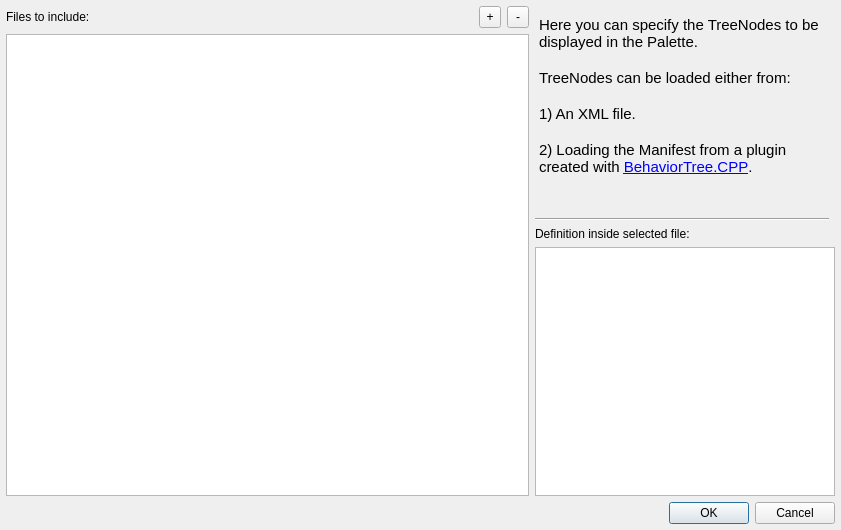
<?xml version="1.0" encoding="UTF-8"?>
<ui version="4.0">
 <class>SettingsDialog</class>
 <widget class="QDialog" name="SettingsDialog">
  <property name="geometry">
   <rect>
    <x>0</x>
    <y>0</y>
    <width>841</width>
    <height>530</height>
   </rect>
  </property>
  <property name="windowTitle">
   <string>Dialog</string>
  </property>
  <layout class="QVBoxLayout" name="verticalLayout_3">
   <property name="leftMargin">
    <number>6</number>
   </property>
   <property name="topMargin">
    <number>6</number>
   </property>
   <property name="rightMargin">
    <number>6</number>
   </property>
   <property name="bottomMargin">
    <number>6</number>
   </property>
   <item>
    <layout class="QHBoxLayout" name="horizontalLayout" stretch="3,0">
     <item>
      <layout class="QVBoxLayout" name="verticalLayout_2">
       <item>
        <layout class="QHBoxLayout" name="horizontalLayout_2">
         <item>
          <widget class="QLabel" name="label_2">
           <property name="text">
            <string>Files to include:</string>
           </property>
          </widget>
         </item>
         <item>
          <spacer name="horizontalSpacer_2">
           <property name="orientation">
            <enum>Qt::Horizontal</enum>
           </property>
           <property name="sizeHint" stdset="0">
            <size>
             <width>40</width>
             <height>20</height>
            </size>
           </property>
          </spacer>
         </item>
         <item>
          <widget class="QToolButton" name="buttonAddFile">
           <property name="minimumSize">
            <size>
             <width>22</width>
             <height>22</height>
            </size>
           </property>
           <property name="maximumSize">
            <size>
             <width>22</width>
             <height>22</height>
            </size>
           </property>
           <property name="focusPolicy">
            <enum>Qt::NoFocus</enum>
           </property>
           <property name="text">
            <string>+</string>
           </property>
          </widget>
         </item>
         <item>
          <widget class="QToolButton" name="buttonRemoveFile">
           <property name="minimumSize">
            <size>
             <width>22</width>
             <height>22</height>
            </size>
           </property>
           <property name="maximumSize">
            <size>
             <width>22</width>
             <height>22</height>
            </size>
           </property>
           <property name="focusPolicy">
            <enum>Qt::NoFocus</enum>
           </property>
           <property name="text">
            <string>-</string>
           </property>
          </widget>
         </item>
        </layout>
       </item>
       <item>
        <widget class="QListWidget" name="listFiles"/>
       </item>
      </layout>
     </item>
     <item>
      <widget class="QFrame" name="frame">
       <property name="minimumSize">
        <size>
         <width>300</width>
         <height>0</height>
        </size>
       </property>
       <property name="maximumSize">
        <size>
         <width>300</width>
         <height>16777215</height>
        </size>
       </property>
       <layout class="QVBoxLayout" name="verticalLayout">
        <property name="leftMargin">
         <number>0</number>
        </property>
        <property name="topMargin">
         <number>6</number>
        </property>
        <property name="rightMargin">
         <number>6</number>
        </property>
        <property name="bottomMargin">
         <number>0</number>
        </property>
        <item>
         <widget class="QTextBrowser" name="textBrowser">
          <property name="sizePolicy">
           <sizepolicy hsizetype="Fixed" vsizetype="Fixed">
            <horstretch>0</horstretch>
            <verstretch>0</verstretch>
           </sizepolicy>
          </property>
          <property name="minimumSize">
           <size>
            <width>300</width>
            <height>200</height>
           </size>
          </property>
          <property name="maximumSize">
           <size>
            <width>300</width>
            <height>200</height>
           </size>
          </property>
          <property name="focusPolicy">
           <enum>Qt::NoFocus</enum>
          </property>
          <property name="styleSheet">
           <string notr="true">background-color: rgba(0, 0, 0, 0);</string>
          </property>
          <property name="frameShape">
           <enum>QFrame::NoFrame</enum>
          </property>
          <property name="frameShadow">
           <enum>QFrame::Plain</enum>
          </property>
          <property name="lineWidth">
           <number>0</number>
          </property>
          <property name="html">
           <string>&lt;!DOCTYPE HTML PUBLIC &quot;-//W3C//DTD HTML 4.0//EN&quot; &quot;http://www.w3.org/TR/REC-html40/strict.dtd&quot;&gt;
&lt;html&gt;&lt;head&gt;&lt;meta name=&quot;qrichtext&quot; content=&quot;1&quot; /&gt;&lt;style type=&quot;text/css&quot;&gt;
p, li { white-space: pre-wrap; }
&lt;/style&gt;&lt;/head&gt;&lt;body style=&quot; font-family:'Ubuntu'; font-size:11pt; font-weight:400; font-style:normal;&quot;&gt;
&lt;p style=&quot; margin-top:0px; margin-bottom:0px; margin-left:0px; margin-right:0px; -qt-block-indent:0; text-indent:0px;&quot;&gt;Here you can specify the TreeNodes to be displayed in the Palette.&lt;/p&gt;
&lt;p style=&quot;-qt-paragraph-type:empty; margin-top:0px; margin-bottom:0px; margin-left:0px; margin-right:0px; -qt-block-indent:0; text-indent:0px;&quot;&gt;&lt;br /&gt;&lt;/p&gt;
&lt;p style=&quot; margin-top:0px; margin-bottom:0px; margin-left:0px; margin-right:0px; -qt-block-indent:0; text-indent:0px;&quot;&gt;TreeNodes can be loaded either from:&lt;/p&gt;
&lt;p style=&quot;-qt-paragraph-type:empty; margin-top:0px; margin-bottom:0px; margin-left:0px; margin-right:0px; -qt-block-indent:0; text-indent:0px;&quot;&gt;&lt;br /&gt;&lt;/p&gt;
&lt;p style=&quot; margin-top:0px; margin-bottom:0px; margin-left:0px; margin-right:0px; -qt-block-indent:0; text-indent:0px;&quot;&gt;1) An XML file.&lt;/p&gt;
&lt;p style=&quot;-qt-paragraph-type:empty; margin-top:0px; margin-bottom:0px; margin-left:0px; margin-right:0px; -qt-block-indent:0; text-indent:0px;&quot;&gt;&lt;br /&gt;&lt;/p&gt;
&lt;p style=&quot; margin-top:0px; margin-bottom:0px; margin-left:0px; margin-right:0px; -qt-block-indent:0; text-indent:0px;&quot;&gt;2) Loading the Manifest from a plugin created with &lt;a href=&quot;https://github.com/BehaviorTree/BehaviorTree.CPP&quot;&gt;&lt;span style=&quot; text-decoration: underline; color:#0000ff;&quot;&gt;BehaviorTree.CPP&lt;/span&gt;&lt;/a&gt;.&lt;/p&gt;&lt;/body&gt;&lt;/html&gt;</string>
          </property>
         </widget>
        </item>
        <item>
         <widget class="Line" name="line">
          <property name="orientation">
           <enum>Qt::Horizontal</enum>
          </property>
         </widget>
        </item>
        <item>
         <widget class="QLabel" name="label">
          <property name="text">
           <string>Definition inside selected file:</string>
          </property>
         </widget>
        </item>
        <item>
         <widget class="QTableWidget" name="tableNodesPerFile">
          <property name="minimumSize">
           <size>
            <width>300</width>
            <height>0</height>
           </size>
          </property>
          <property name="maximumSize">
           <size>
            <width>300</width>
            <height>16777215</height>
           </size>
          </property>
          <property name="selectionMode">
           <enum>QAbstractItemView::NoSelection</enum>
          </property>
          <property name="selectionBehavior">
           <enum>QAbstractItemView::SelectRows</enum>
          </property>
          <property name="sortingEnabled">
           <bool>true</bool>
          </property>
          <property name="cornerButtonEnabled">
           <bool>false</bool>
          </property>
          <property name="columnCount">
           <number>2</number>
          </property>
          <attribute name="horizontalHeaderVisible">
           <bool>false</bool>
          </attribute>
          <attribute name="horizontalHeaderCascadingSectionResizes">
           <bool>false</bool>
          </attribute>
          <attribute name="horizontalHeaderDefaultSectionSize">
           <number>80</number>
          </attribute>
          <attribute name="horizontalHeaderStretchLastSection">
           <bool>false</bool>
          </attribute>
          <attribute name="verticalHeaderVisible">
           <bool>false</bool>
          </attribute>
          <column/>
          <column/>
         </widget>
        </item>
       </layout>
      </widget>
     </item>
    </layout>
   </item>
   <item>
    <widget class="QDialogButtonBox" name="buttonBox">
     <property name="orientation">
      <enum>Qt::Horizontal</enum>
     </property>
     <property name="standardButtons">
      <set>QDialogButtonBox::Cancel|QDialogButtonBox::Ok</set>
     </property>
    </widget>
   </item>
  </layout>
 </widget>
 <resources/>
 <connections>
  <connection>
   <sender>buttonBox</sender>
   <signal>accepted()</signal>
   <receiver>SettingsDialog</receiver>
   <slot>accept()</slot>
   <hints>
    <hint type="sourcelabel">
     <x>248</x>
     <y>254</y>
    </hint>
    <hint type="destinationlabel">
     <x>157</x>
     <y>274</y>
    </hint>
   </hints>
  </connection>
  <connection>
   <sender>buttonBox</sender>
   <signal>rejected()</signal>
   <receiver>SettingsDialog</receiver>
   <slot>reject()</slot>
   <hints>
    <hint type="sourcelabel">
     <x>316</x>
     <y>260</y>
    </hint>
    <hint type="destinationlabel">
     <x>286</x>
     <y>274</y>
    </hint>
   </hints>
  </connection>
 </connections>
</ui>
